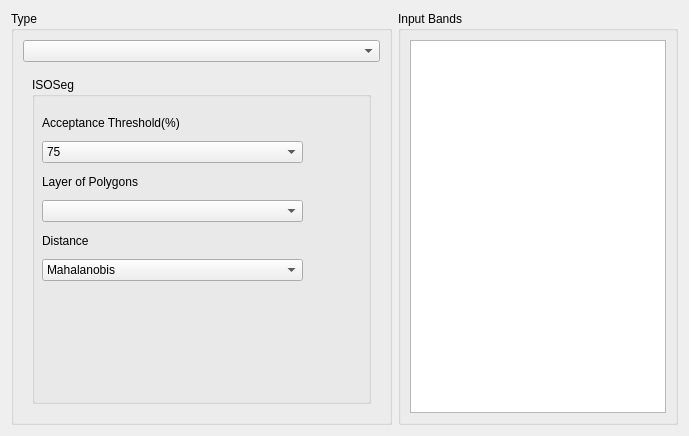
<?xml version="1.0" encoding="UTF-8"?>
<ui version="4.0">
 <class>ClassifierWizardPageForm</class>
 <widget class="QWizardPage" name="ClassifierWizardPageForm">
  <property name="geometry">
   <rect>
    <x>0</x>
    <y>0</y>
    <width>689</width>
    <height>436</height>
   </rect>
  </property>
  <property name="windowTitle">
   <string>Classifier</string>
  </property>
  <layout class="QGridLayout" name="gridLayout_32">
   <item row="0" column="0">
    <layout class="QGridLayout" name="gridLayout_14"/>
   </item>
   <item row="1" column="1">
    <layout class="QGridLayout" name="gridLayout_31">
     <item row="0" column="0">
      <widget class="QGroupBox" name="groupBox">
       <property name="title">
        <string>Type</string>
       </property>
       <layout class="QGridLayout" name="gridLayout_30">
        <item row="0" column="0">
         <layout class="QGridLayout" name="gridLayout_20">
          <item row="0" column="0">
           <widget class="QComboBox" name="m_classifierTypeComboBox">
            <property name="sizePolicy">
             <sizepolicy hsizetype="MinimumExpanding" vsizetype="Fixed">
              <horstretch>0</horstretch>
              <verstretch>0</verstretch>
             </sizepolicy>
            </property>
           </widget>
          </item>
          <item row="1" column="0">
           <widget class="QStackedWidget" name="m_stackedWidget">
            <property name="sizePolicy">
             <sizepolicy hsizetype="Minimum" vsizetype="Preferred">
              <horstretch>0</horstretch>
              <verstretch>0</verstretch>
             </sizepolicy>
            </property>
            <property name="currentIndex">
             <number>0</number>
            </property>
            <widget class="QWidget" name="page">
             <layout class="QGridLayout" name="gridLayout_3">
              <item row="0" column="0">
               <widget class="QGroupBox" name="groupBox_2">
                <property name="sizePolicy">
                 <sizepolicy hsizetype="MinimumExpanding" vsizetype="Preferred">
                  <horstretch>0</horstretch>
                  <verstretch>0</verstretch>
                 </sizepolicy>
                </property>
                <property name="title">
                 <string>ISOSeg</string>
                </property>
                <widget class="QWidget" name="layoutWidget">
                 <property name="geometry">
                  <rect>
                   <x>10</x>
                   <y>33</y>
                   <width>261</width>
                   <height>171</height>
                  </rect>
                 </property>
                 <layout class="QVBoxLayout" name="verticalLayout_2">
                  <item>
                   <layout class="QGridLayout" name="gridLayout_2">
                    <item row="0" column="0">
                     <widget class="QLabel" name="inputDataSetLabel_6">
                      <property name="text">
                       <string>Acceptance Threshold(%)</string>
                      </property>
                      <property name="alignment">
                       <set>Qt::AlignLeading|Qt::AlignLeft|Qt::AlignVCenter</set>
                      </property>
                     </widget>
                    </item>
                    <item row="1" column="0">
                     <widget class="QComboBox" name="m_acceptanceThresholdComboBox">
                      <item>
                       <property name="text">
                        <string>75</string>
                       </property>
                      </item>
                      <item>
                       <property name="text">
                        <string>90</string>
                       </property>
                      </item>
                      <item>
                       <property name="text">
                        <string>95</string>
                       </property>
                      </item>
                      <item>
                       <property name="text">
                        <string>99</string>
                       </property>
                      </item>
                      <item>
                       <property name="text">
                        <string>99.9</string>
                       </property>
                      </item>
                      <item>
                       <property name="text">
                        <string>100</string>
                       </property>
                      </item>
                     </widget>
                    </item>
                   </layout>
                  </item>
                  <item>
                   <layout class="QGridLayout" name="gridLayout">
                    <item row="0" column="0">
                     <widget class="QLabel" name="label_5">
                      <property name="text">
                       <string>Layer of Polygons</string>
                      </property>
                      <property name="alignment">
                       <set>Qt::AlignLeading|Qt::AlignLeft|Qt::AlignVCenter</set>
                      </property>
                     </widget>
                    </item>
                    <item row="1" column="0">
                     <widget class="QComboBox" name="m_isosegLayersComboBox"/>
                    </item>
                   </layout>
                  </item>
                  <item>
                   <layout class="QVBoxLayout" name="verticalLayout">
                    <item>
                     <widget class="QLabel" name="label_10">
                      <property name="text">
                       <string>Distance</string>
                      </property>
                      <property name="alignment">
                       <set>Qt::AlignLeading|Qt::AlignLeft|Qt::AlignVCenter</set>
                      </property>
                     </widget>
                    </item>
                    <item>
                     <widget class="QComboBox" name="m_distanceTypeComboBox_">
                      <item>
                       <property name="text">
                        <string>Mahalanobis</string>
                       </property>
                      </item>
                      <item>
                       <property name="text">
                        <string>Bhattacharyya</string>
                       </property>
                      </item>
                     </widget>
                    </item>
                   </layout>
                  </item>
                 </layout>
                </widget>
               </widget>
              </item>
             </layout>
            </widget>
            <widget class="QWidget" name="page_2">
             <layout class="QGridLayout" name="gridLayout_16">
              <item row="0" column="0">
               <widget class="QGroupBox" name="groupBox_3">
                <property name="title">
                 <string>KMeans</string>
                </property>
                <layout class="QGridLayout" name="gridLayout_12">
                 <item row="0" column="0">
                  <layout class="QGridLayout" name="gridLayout_10">
                   <item row="0" column="0">
                    <layout class="QGridLayout" name="gridLayout_9">
                     <item row="0" column="0">
                      <layout class="QGridLayout" name="gridLayout_5">
                       <item row="0" column="0">
                        <widget class="QLabel" name="label">
                         <property name="text">
                          <string>Number of Clusters</string>
                         </property>
                         <property name="alignment">
                          <set>Qt::AlignRight|Qt::AlignTrailing|Qt::AlignVCenter</set>
                         </property>
                        </widget>
                       </item>
                       <item row="1" column="0">
                        <widget class="QLabel" name="label_2">
                         <property name="text">
                          <string>Maximum of Iterations</string>
                         </property>
                         <property name="alignment">
                          <set>Qt::AlignRight|Qt::AlignTrailing|Qt::AlignVCenter</set>
                         </property>
                        </widget>
                       </item>
                       <item row="2" column="0">
                        <widget class="QLabel" name="label_3">
                         <property name="text">
                          <string>Maximum Input Points</string>
                         </property>
                         <property name="alignment">
                          <set>Qt::AlignRight|Qt::AlignTrailing|Qt::AlignVCenter</set>
                         </property>
                        </widget>
                       </item>
                       <item row="3" column="0">
                        <widget class="QLabel" name="label_4">
                         <property name="text">
                          <string>Epsilon - Stop Criteria</string>
                         </property>
                         <property name="alignment">
                          <set>Qt::AlignRight|Qt::AlignTrailing|Qt::AlignVCenter</set>
                         </property>
                        </widget>
                       </item>
                      </layout>
                     </item>
                     <item row="0" column="1">
                      <layout class="QGridLayout" name="gridLayout_6">
                       <item row="0" column="0">
                        <widget class="QSpinBox" name="m_kMeansClusterSpinBox">
                         <property name="alignment">
                          <set>Qt::AlignRight|Qt::AlignTrailing|Qt::AlignVCenter</set>
                         </property>
                         <property name="minimum">
                          <number>2</number>
                         </property>
                         <property name="value">
                          <number>2</number>
                         </property>
                        </widget>
                       </item>
                       <item row="1" column="0">
                        <widget class="QSpinBox" name="m_kMeansIterationsSpinBox">
                         <property name="alignment">
                          <set>Qt::AlignRight|Qt::AlignTrailing|Qt::AlignVCenter</set>
                         </property>
                         <property name="minimum">
                          <number>1</number>
                         </property>
                         <property name="value">
                          <number>5</number>
                         </property>
                        </widget>
                       </item>
                       <item row="2" column="0">
                        <widget class="QLineEdit" name="m_kMeansMaxPointsLineEdit">
                         <property name="text">
                          <string>1000</string>
                         </property>
                         <property name="alignment">
                          <set>Qt::AlignRight|Qt::AlignTrailing|Qt::AlignVCenter</set>
                         </property>
                        </widget>
                       </item>
                       <item row="3" column="0">
                        <widget class="QLineEdit" name="m_kMeansStopCriteriaLineEdit">
                         <property name="text">
                          <string>15.0</string>
                         </property>
                         <property name="alignment">
                          <set>Qt::AlignRight|Qt::AlignTrailing|Qt::AlignVCenter</set>
                         </property>
                        </widget>
                       </item>
                      </layout>
                     </item>
                    </layout>
                   </item>
                   <item row="1" column="0">
                    <spacer name="verticalSpacer_2">
                     <property name="orientation">
                      <enum>Qt::Vertical</enum>
                     </property>
                     <property name="sizeHint" stdset="0">
                      <size>
                       <width>20</width>
                       <height>40</height>
                      </size>
                     </property>
                    </spacer>
                   </item>
                  </layout>
                 </item>
                </layout>
               </widget>
              </item>
             </layout>
            </widget>
            <widget class="QWidget" name="page_3">
             <layout class="QGridLayout" name="gridLayout_7">
              <item row="0" column="0">
               <widget class="QGroupBox" name="groupBox_4">
                <property name="title">
                 <string>MAP (Maximum a Posteriori Probability)</string>
                </property>
                <layout class="QGridLayout" name="gridLayout_21">
                 <item row="0" column="0">
                  <layout class="QGridLayout" name="gridLayout_8">
                   <item row="0" column="0">
                    <spacer name="horizontalSpacer_2">
                     <property name="orientation">
                      <enum>Qt::Horizontal</enum>
                     </property>
                     <property name="sizeHint" stdset="0">
                      <size>
                       <width>40</width>
                       <height>20</height>
                      </size>
                     </property>
                    </spacer>
                   </item>
                   <item row="0" column="1">
                    <widget class="QToolButton" name="m_acquireToolButton">
                     <property name="toolTip">
                      <string>Acquire samples</string>
                     </property>
                     <property name="text">
                      <string>...</string>
                     </property>
                     <property name="checkable">
                      <bool>true</bool>
                     </property>
                    </widget>
                   </item>
                   <item row="0" column="2">
                    <spacer name="horizontalSpacer">
                     <property name="orientation">
                      <enum>Qt::Horizontal</enum>
                     </property>
                     <property name="sizeHint" stdset="0">
                      <size>
                       <width>40</width>
                       <height>20</height>
                      </size>
                     </property>
                    </spacer>
                   </item>
                   <item row="1" column="0" colspan="3">
                    <widget class="QTableWidget" name="m_mapTableWidget">
                     <column>
                      <property name="text">
                       <string>Color</string>
                      </property>
                     </column>
                     <column>
                      <property name="text">
                       <string>Label</string>
                      </property>
                     </column>
                     <column>
                      <property name="text">
                       <string>Samples</string>
                      </property>
                     </column>
                    </widget>
                   </item>
                  </layout>
                 </item>
                </layout>
               </widget>
              </item>
             </layout>
            </widget>
            <widget class="QWidget" name="page_4">
             <layout class="QGridLayout" name="gridLayout_26">
              <item row="0" column="0">
               <widget class="QGroupBox" name="groupBox_6">
                <property name="title">
                 <string>EM (Expectation Maximization)</string>
                </property>
                <layout class="QGridLayout" name="gridLayout_25">
                 <item row="0" column="0">
                  <layout class="QGridLayout" name="gridLayout_22">
                   <item row="0" column="0">
                    <layout class="QGridLayout" name="gridLayout_23">
                     <item row="0" column="0">
                      <widget class="QLabel" name="label_6">
                       <property name="text">
                        <string>Number of Clusters</string>
                       </property>
                       <property name="alignment">
                        <set>Qt::AlignRight|Qt::AlignTrailing|Qt::AlignVCenter</set>
                       </property>
                      </widget>
                     </item>
                     <item row="1" column="0">
                      <widget class="QLabel" name="label_7">
                       <property name="text">
                        <string>Maximum of Iterations</string>
                       </property>
                       <property name="alignment">
                        <set>Qt::AlignRight|Qt::AlignTrailing|Qt::AlignVCenter</set>
                       </property>
                      </widget>
                     </item>
                     <item row="2" column="0">
                      <widget class="QLabel" name="label_8">
                       <property name="text">
                        <string>Maximum Input Points</string>
                       </property>
                       <property name="alignment">
                        <set>Qt::AlignRight|Qt::AlignTrailing|Qt::AlignVCenter</set>
                       </property>
                      </widget>
                     </item>
                     <item row="3" column="0">
                      <widget class="QLabel" name="label_9">
                       <property name="text">
                        <string>Epsilon - Stop Criteria</string>
                       </property>
                       <property name="alignment">
                        <set>Qt::AlignRight|Qt::AlignTrailing|Qt::AlignVCenter</set>
                       </property>
                      </widget>
                     </item>
                    </layout>
                   </item>
                   <item row="0" column="1">
                    <layout class="QGridLayout" name="gridLayout_24">
                     <item row="0" column="0">
                      <widget class="QSpinBox" name="m_emClusterSpinBox">
                       <property name="alignment">
                        <set>Qt::AlignRight|Qt::AlignTrailing|Qt::AlignVCenter</set>
                       </property>
                       <property name="minimum">
                        <number>2</number>
                       </property>
                       <property name="value">
                        <number>2</number>
                       </property>
                      </widget>
                     </item>
                     <item row="1" column="0">
                      <widget class="QSpinBox" name="m_emIterationsSpinBox">
                       <property name="alignment">
                        <set>Qt::AlignRight|Qt::AlignTrailing|Qt::AlignVCenter</set>
                       </property>
                       <property name="minimum">
                        <number>1</number>
                       </property>
                       <property name="maximum">
                        <number>200</number>
                       </property>
                       <property name="value">
                        <number>100</number>
                       </property>
                      </widget>
                     </item>
                     <item row="2" column="0">
                      <widget class="QLineEdit" name="m_emMaxPointsLineEdit">
                       <property name="text">
                        <string>1000</string>
                       </property>
                       <property name="alignment">
                        <set>Qt::AlignRight|Qt::AlignTrailing|Qt::AlignVCenter</set>
                       </property>
                      </widget>
                     </item>
                     <item row="3" column="0">
                      <widget class="QLineEdit" name="m_emStopCriteriaLineEdit">
                       <property name="text">
                        <string>15.0</string>
                       </property>
                       <property name="alignment">
                        <set>Qt::AlignRight|Qt::AlignTrailing|Qt::AlignVCenter</set>
                       </property>
                      </widget>
                     </item>
                    </layout>
                   </item>
                  </layout>
                 </item>
                 <item row="1" column="0">
                  <spacer name="verticalSpacer_3">
                   <property name="orientation">
                    <enum>Qt::Vertical</enum>
                   </property>
                   <property name="sizeHint" stdset="0">
                    <size>
                     <width>20</width>
                     <height>40</height>
                    </size>
                   </property>
                  </spacer>
                 </item>
                </layout>
               </widget>
              </item>
             </layout>
            </widget>
            <widget class="QWidget" name="page_5">
             <layout class="QGridLayout" name="gridLayout_29">
              <item row="0" column="0">
               <widget class="QGroupBox" name="groupBox_7">
                <property name="title">
                 <string>SAM (Spectral Angle Mapper)</string>
                </property>
                <layout class="QGridLayout" name="gridLayout_27">
                 <item row="0" column="0">
                  <layout class="QGridLayout" name="gridLayout_28">
                   <item row="0" column="0">
                    <spacer name="horizontalSpacer_3">
                     <property name="orientation">
                      <enum>Qt::Horizontal</enum>
                     </property>
                     <property name="sizeHint" stdset="0">
                      <size>
                       <width>40</width>
                       <height>20</height>
                      </size>
                     </property>
                    </spacer>
                   </item>
                   <item row="0" column="1">
                    <widget class="QToolButton" name="m_samAcquireToolButton">
                     <property name="toolTip">
                      <string>Acquire samples</string>
                     </property>
                     <property name="text">
                      <string>...</string>
                     </property>
                     <property name="checkable">
                      <bool>true</bool>
                     </property>
                    </widget>
                   </item>
                   <item row="0" column="2">
                    <spacer name="horizontalSpacer_4">
                     <property name="orientation">
                      <enum>Qt::Horizontal</enum>
                     </property>
                     <property name="sizeHint" stdset="0">
                      <size>
                       <width>40</width>
                       <height>20</height>
                      </size>
                     </property>
                    </spacer>
                   </item>
                   <item row="1" column="0" colspan="3">
                    <widget class="QTableWidget" name="m_samTableWidget">
                     <column>
                      <property name="text">
                       <string>Color</string>
                      </property>
                     </column>
                     <column>
                      <property name="text">
                       <string>Label</string>
                      </property>
                     </column>
                     <column>
                      <property name="text">
                       <string>Samples</string>
                      </property>
                     </column>
                     <column>
                      <property name="text">
                       <string>Angle (Pi)</string>
                      </property>
                     </column>
                    </widget>
                   </item>
                  </layout>
                 </item>
                </layout>
               </widget>
              </item>
             </layout>
            </widget>
            <widget class="QWidget" name="page_6">
             <layout class="QGridLayout" name="gridLayout_19">
              <item row="0" column="0">
               <widget class="QGroupBox" name="groupBox_8">
                <property name="title">
                 <string>ED  (Euclidean DIstance</string>
                </property>
                <layout class="QGridLayout" name="gridLayout_17">
                 <item row="0" column="0">
                  <layout class="QGridLayout" name="gridLayout_13">
                   <item row="0" column="0">
                    <layout class="QGridLayout" name="gridLayout_11">
                     <item row="0" column="0">
                      <spacer name="horizontalSpacer_5">
                       <property name="orientation">
                        <enum>Qt::Horizontal</enum>
                       </property>
                       <property name="sizeHint" stdset="0">
                        <size>
                         <width>40</width>
                         <height>20</height>
                        </size>
                       </property>
                      </spacer>
                     </item>
                     <item row="0" column="1">
                      <widget class="QToolButton" name="m_edAcquireToolButton">
                       <property name="toolTip">
                        <string>Acquire samples</string>
                       </property>
                       <property name="text">
                        <string>...</string>
                       </property>
                       <property name="checkable">
                        <bool>true</bool>
                       </property>
                      </widget>
                     </item>
                     <item row="0" column="2">
                      <spacer name="horizontalSpacer_6">
                       <property name="orientation">
                        <enum>Qt::Horizontal</enum>
                       </property>
                       <property name="sizeHint" stdset="0">
                        <size>
                         <width>40</width>
                         <height>20</height>
                        </size>
                       </property>
                      </spacer>
                     </item>
                    </layout>
                   </item>
                   <item row="1" column="0">
                    <widget class="QTableWidget" name="m_edTableWidget">
                     <column>
                      <property name="text">
                       <string>Color</string>
                      </property>
                     </column>
                     <column>
                      <property name="text">
                       <string>Label</string>
                      </property>
                     </column>
                     <column>
                      <property name="text">
                       <string>Samples</string>
                      </property>
                     </column>
                    </widget>
                   </item>
                  </layout>
                 </item>
                </layout>
                <zorder>m_edAcquireToolButton</zorder>
               </widget>
              </item>
             </layout>
            </widget>
           </widget>
          </item>
         </layout>
        </item>
       </layout>
      </widget>
     </item>
     <item row="0" column="1">
      <widget class="QGroupBox" name="groupBox_5">
       <property name="title">
        <string>Input Bands</string>
       </property>
       <layout class="QGridLayout" name="gridLayout_4">
        <item row="0" column="0">
         <widget class="QListWidget" name="m_inputRasterBandsListWidget">
          <property name="sizePolicy">
           <sizepolicy hsizetype="Preferred" vsizetype="Preferred">
            <horstretch>0</horstretch>
            <verstretch>0</verstretch>
           </sizepolicy>
          </property>
          <property name="toolTip">
           <string>Bands to be processed from the input raster</string>
          </property>
          <property name="selectionMode">
           <enum>QAbstractItemView::MultiSelection</enum>
          </property>
         </widget>
        </item>
       </layout>
      </widget>
     </item>
    </layout>
   </item>
  </layout>
  <widget class="QWidget" name="">
   <property name="geometry">
    <rect>
     <x>0</x>
     <y>0</y>
     <width>2</width>
     <height>2</height>
    </rect>
   </property>
   <layout class="QGridLayout" name="gridLayout_18"/>
  </widget>
  <widget class="QWidget" name="">
   <property name="geometry">
    <rect>
     <x>0</x>
     <y>0</y>
     <width>2</width>
     <height>2</height>
    </rect>
   </property>
   <layout class="QGridLayout" name="gridLayout_15"/>
  </widget>
 </widget>
 <resources/>
 <connections>
  <connection>
   <sender>m_classifierTypeComboBox</sender>
   <signal>activated(int)</signal>
   <receiver>m_stackedWidget</receiver>
   <slot>setCurrentIndex(int)</slot>
   <hints>
    <hint type="sourcelabel">
     <x>167</x>
     <y>45</y>
    </hint>
    <hint type="destinationlabel">
     <x>266</x>
     <y>188</y>
    </hint>
   </hints>
  </connection>
 </connections>
</ui>
